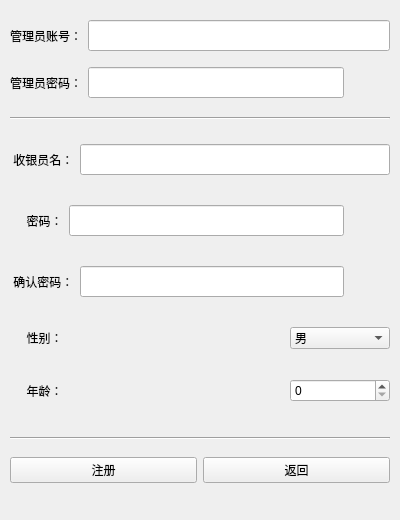
<?xml version="1.0" encoding="UTF-8"?>
<ui version="4.0">
 <class>RegisterDialog</class>
 <widget class="QDialog" name="RegisterDialog">
  <property name="geometry">
   <rect>
    <x>0</x>
    <y>0</y>
    <width>400</width>
    <height>520</height>
   </rect>
  </property>
  <property name="minimumSize">
   <size>
    <width>0</width>
    <height>0</height>
   </size>
  </property>
  <property name="windowTitle">
   <string>Dialog</string>
  </property>
  <widget class="QWidget" name="verticalLayoutWidget">
   <property name="geometry">
    <rect>
     <x>10</x>
     <y>10</y>
     <width>380</width>
     <height>100</height>
    </rect>
   </property>
   <layout class="QVBoxLayout" name="verticalLayout">
    <item>
     <layout class="QHBoxLayout" name="horizontalLayout">
      <item>
       <widget class="QLabel" name="label_2">
        <property name="text">
         <string>管理员账号：</string>
        </property>
       </widget>
      </item>
      <item>
       <widget class="QLineEdit" name="adminUsernameEdit">
        <property name="font">
         <font>
          <family>Microsoft YaHei</family>
          <pointsize>12</pointsize>
          <bold>false</bold>
         </font>
        </property>
       </widget>
      </item>
     </layout>
    </item>
    <item>
     <layout class="QHBoxLayout" name="horizontalLayout_2">
      <item>
       <widget class="QLabel" name="label_3">
        <property name="text">
         <string>管理员密码：</string>
        </property>
       </widget>
      </item>
      <item>
       <widget class="QLineEdit" name="adminPasswordEdit">
        <property name="font">
         <font>
          <family>Microsoft YaHei</family>
          <pointsize>12</pointsize>
          <bold>false</bold>
         </font>
        </property>
       </widget>
      </item>
      <item>
       <widget class="QPushButton" name="codeshow">
        <property name="text">
         <string/>
        </property>
        <property name="icon">
         <iconset resource="../../Icon.qrc">
          <normaloff>:/LogIn/icon/LogIn/codeshow.png</normaloff>:/LogIn/icon/LogIn/codeshow.png</iconset>
        </property>
        <property name="flat">
         <bool>true</bool>
        </property>
       </widget>
      </item>
     </layout>
    </item>
   </layout>
  </widget>
  <widget class="QWidget" name="verticalLayoutWidget_2">
   <property name="geometry">
    <rect>
     <x>10</x>
     <y>120</y>
     <width>380</width>
     <height>310</height>
    </rect>
   </property>
   <layout class="QVBoxLayout" name="verticalLayout_2">
    <item>
     <layout class="QHBoxLayout" name="horizontalLayout_3">
      <item>
       <widget class="QLabel" name="label_4">
        <property name="text">
         <string> 收银员名：</string>
        </property>
       </widget>
      </item>
      <item>
       <widget class="QLineEdit" name="usernameEdit">
        <property name="font">
         <font>
          <family>Microsoft YaHei</family>
          <pointsize>12</pointsize>
          <bold>false</bold>
         </font>
        </property>
       </widget>
      </item>
     </layout>
    </item>
    <item>
     <layout class="QHBoxLayout" name="horizontalLayout_5">
      <item>
       <widget class="QLabel" name="label_6">
        <property name="text">
         <string>     密码：</string>
        </property>
       </widget>
      </item>
      <item>
       <widget class="QLineEdit" name="passwordEdit">
        <property name="font">
         <font>
          <family>Microsoft YaHei</family>
          <pointsize>12</pointsize>
          <bold>false</bold>
         </font>
        </property>
       </widget>
      </item>
      <item>
       <widget class="QPushButton" name="codeshow_2">
        <property name="text">
         <string/>
        </property>
        <property name="icon">
         <iconset resource="../../Icon.qrc">
          <normaloff>:/LogIn/icon/LogIn/codeshow.png</normaloff>:/LogIn/icon/LogIn/codeshow.png</iconset>
        </property>
        <property name="flat">
         <bool>true</bool>
        </property>
       </widget>
      </item>
     </layout>
    </item>
    <item>
     <layout class="QHBoxLayout" name="horizontalLayout_4">
      <item>
       <widget class="QLabel" name="label_5">
        <property name="text">
         <string> 确认密码：</string>
        </property>
       </widget>
      </item>
      <item>
       <widget class="QLineEdit" name="confirmPasswordEdit">
        <property name="font">
         <font>
          <family>Microsoft YaHei</family>
          <pointsize>12</pointsize>
          <bold>false</bold>
         </font>
        </property>
       </widget>
      </item>
      <item>
       <widget class="QPushButton" name="codeshow_3">
        <property name="text">
         <string/>
        </property>
        <property name="icon">
         <iconset resource="../../Icon.qrc">
          <normaloff>:/LogIn/icon/LogIn/codeshow.png</normaloff>:/LogIn/icon/LogIn/codeshow.png</iconset>
        </property>
        <property name="flat">
         <bool>true</bool>
        </property>
       </widget>
      </item>
     </layout>
    </item>
    <item>
     <layout class="QHBoxLayout" name="horizontalLayout_7">
      <item>
       <widget class="QLabel" name="label_7">
        <property name="text">
         <string>     性别：</string>
        </property>
       </widget>
      </item>
      <item>
       <widget class="QComboBox" name="genderCombo">
        <property name="enabled">
         <bool>true</bool>
        </property>
        <property name="sizePolicy">
         <sizepolicy hsizetype="Preferred" vsizetype="Fixed">
          <horstretch>0</horstretch>
          <verstretch>0</verstretch>
         </sizepolicy>
        </property>
        <property name="minimumSize">
         <size>
          <width>80</width>
          <height>0</height>
         </size>
        </property>
        <property name="maximumSize">
         <size>
          <width>100</width>
          <height>16777215</height>
         </size>
        </property>
        <property name="sizeIncrement">
         <size>
          <width>100</width>
          <height>0</height>
         </size>
        </property>
        <property name="currentText">
         <string>男</string>
        </property>
        <item>
         <property name="text">
          <string>男</string>
         </property>
        </item>
        <item>
         <property name="text">
          <string>女</string>
         </property>
        </item>
        <item>
         <property name="text">
          <string>其他</string>
         </property>
        </item>
       </widget>
      </item>
     </layout>
    </item>
    <item>
     <layout class="QHBoxLayout" name="horizontalLayout_8">
      <item>
       <widget class="QLabel" name="label_8">
        <property name="text">
         <string>     年龄：</string>
        </property>
       </widget>
      </item>
      <item>
       <widget class="QSpinBox" name="ageSpinBox">
        <property name="sizePolicy">
         <sizepolicy hsizetype="Preferred" vsizetype="Fixed">
          <horstretch>0</horstretch>
          <verstretch>0</verstretch>
         </sizepolicy>
        </property>
        <property name="minimumSize">
         <size>
          <width>80</width>
          <height>0</height>
         </size>
        </property>
        <property name="maximumSize">
         <size>
          <width>100</width>
          <height>16777215</height>
         </size>
        </property>
        <property name="sizeIncrement">
         <size>
          <width>100</width>
          <height>0</height>
         </size>
        </property>
        <property name="maximum">
         <number>120</number>
        </property>
       </widget>
      </item>
     </layout>
    </item>
   </layout>
  </widget>
  <widget class="QWidget" name="horizontalLayoutWidget_3">
   <property name="geometry">
    <rect>
     <x>10</x>
     <y>440</y>
     <width>380</width>
     <height>60</height>
    </rect>
   </property>
   <layout class="QHBoxLayout" name="horizontalLayout_6">
    <item>
     <widget class="QPushButton" name="registerButton">
      <property name="text">
       <string>注册</string>
      </property>
     </widget>
    </item>
    <item>
     <widget class="QPushButton" name="backButton">
      <property name="text">
       <string>返回</string>
      </property>
     </widget>
    </item>
   </layout>
  </widget>
  <widget class="Line" name="line">
   <property name="geometry">
    <rect>
     <x>10</x>
     <y>110</y>
     <width>380</width>
     <height>16</height>
    </rect>
   </property>
   <property name="orientation">
    <enum>Qt::Horizontal</enum>
   </property>
  </widget>
  <widget class="Line" name="line_2">
   <property name="geometry">
    <rect>
     <x>10</x>
     <y>430</y>
     <width>380</width>
     <height>16</height>
    </rect>
   </property>
   <property name="orientation">
    <enum>Qt::Horizontal</enum>
   </property>
  </widget>
 </widget>
 <resources>
  <include location="../../Icon.qrc"/>
 </resources>
 <connections/>
</ui>
